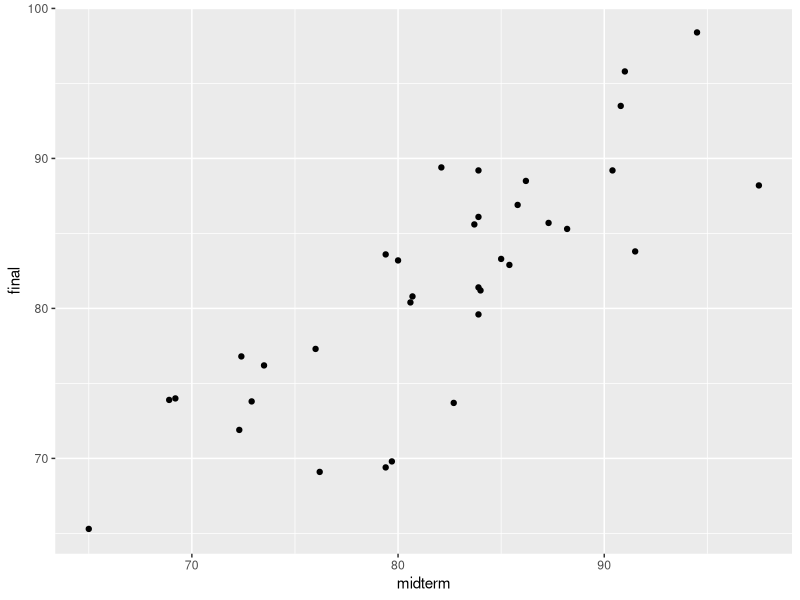
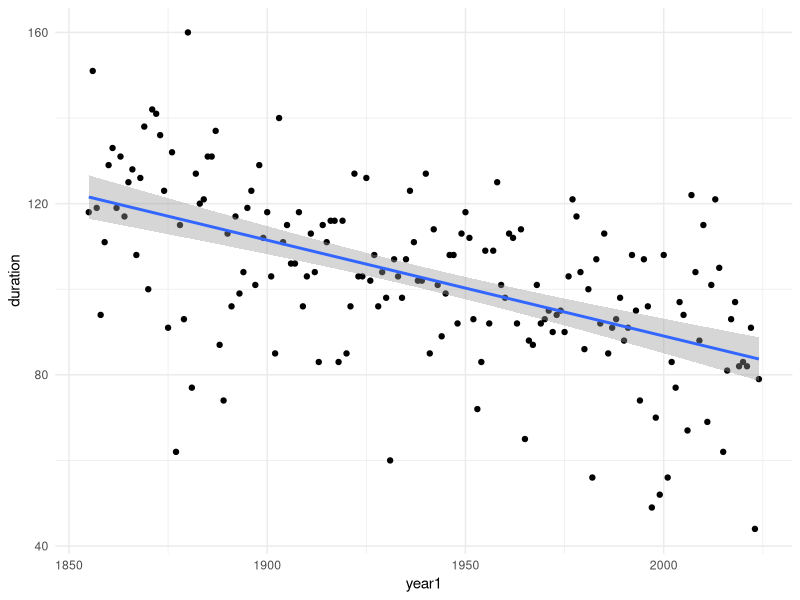
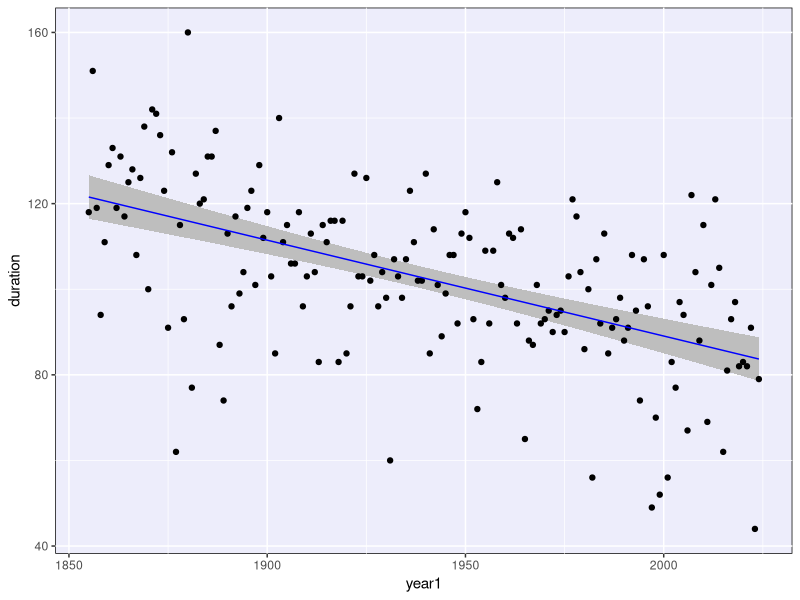
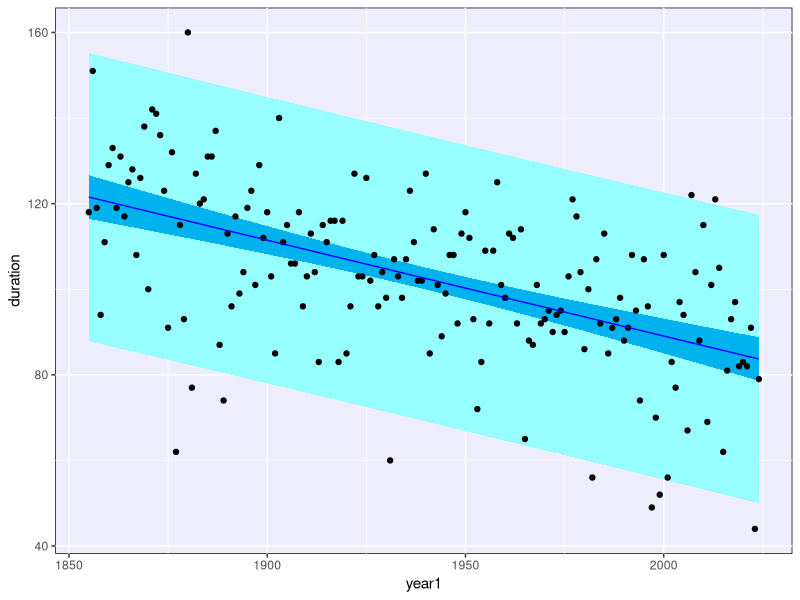

The R script that drew these images, in order:
## ---- chunk 1
knitr::opts_chunk$set(echo = TRUE, warning = TRUE, message = FALSE,
                      error = TRUE)

library(tidyverse)
## ---- chunk 2
exam_scores <- tibble(
  midterm = c(85.4, 91.0, 83.9, 83.9, 84.0, 85.8, 76.2, 83.9, 73.5,
              80.0, 83.9, 85.0, 65.0, 79.4, 91.5, 90.4, 79.4, 80.7,
              76.0, 72.3, 87.3, 82.1, 88.2, 69.2, 72.9, 68.9, 86.2,
              90.8, 83.7, 72.4, 79.7, 82.7, 80.6, 94.5, 97.5),
  final = c(82.9, 95.8, 79.6, 89.2, 81.2, 86.9, 69.1, 86.1, 76.2,
            83.2, 81.4, 83.3, 65.3, 69.4, 83.8, 89.2, 83.6, 80.8,
            77.3, 71.9, 85.7, 89.4, 85.3, 74.0, 73.8, 73.9, 88.5,
            93.5, 85.6, 76.8, 69.8, 73.7, 80.4, 98.4, 88.2)
)

ggplot(exam_scores, aes(x = midterm, y = final)) + 
  geom_point()
## ---- chunk 3
mean(exam_scores$midterm); sd(exam_scores$midterm)
mean(exam_scores$final); sd(exam_scores$final)

cor(exam_scores$midterm, exam_scores$final)
## ---- chunk 4
exam_scores_small <- exam_scores %>%
  mutate(improved = final > midterm) %>%
  filter(midterm > 81.94)
## ---- chunk 5
exam_scores_small %>%
  summarize(avg_final = mean(final),
            did_better = mean(improved))
## ---- chunk 6
theme_set(theme_minimal()) # Set theme to minimal to have white background

monona <- read_csv("../../data/lake-monona-winters-2025.csv")

ggplot(monona, aes(x = year1, y = duration)) +
  geom_point() +
  geom_smooth(method = "lm")
## ---- chunk 7
theme_set(theme(panel.background = element_rect(fill = "#ededfb")))
## ---- chunk 8
lake_mod <- lm(duration ~ year1, data = monona)

# Find range of x values to build different CIs
first <- min(monona$year1)
last <- max(monona$year1)

CIs <- predict(lake_mod, newdata = tibble(year1 = first:last),
               interval = "confidence")

# Add interval bounds to our data
monona <- monona %>%
  mutate(reg_line = CIs[,1],
         ci_lower = CIs[,2],
         ci_upper = CIs[,3])
## ---- chunk 9
# Create graph with band with geom_ribbon
monona %>%
  ggplot(aes(x = year1, y = duration)) +
  geom_ribbon(aes(ymin = ci_lower, ymax = ci_upper),
              fill = "gray") +
    geom_point() +
  geom_line(aes(y = reg_line), col = "blue")
## ---- chunk 10
PIs <- predict(lake_mod, newdata = tibble(year1 = first:last),
               interval = "prediction")

# Add interval bounds to our data
monona <- monona %>%
  mutate(pi_lower = PIs[,2],
         pi_upper = PIs[,3])
## ---- chunk 11
# Create graph with band with geom_ribbon for both PIs and CIs
monona %>%
  ggplot(aes(x = year1, y = duration)) +
  geom_ribbon(aes(ymin = pi_lower, ymax = pi_upper),
              fill = "darkslategray1") +
  geom_ribbon(aes(ymin = ci_lower, ymax = ci_upper),
              fill = "deepskyblue2") +
    geom_point() +
  geom_line(aes(y = reg_line), col = "blue")
